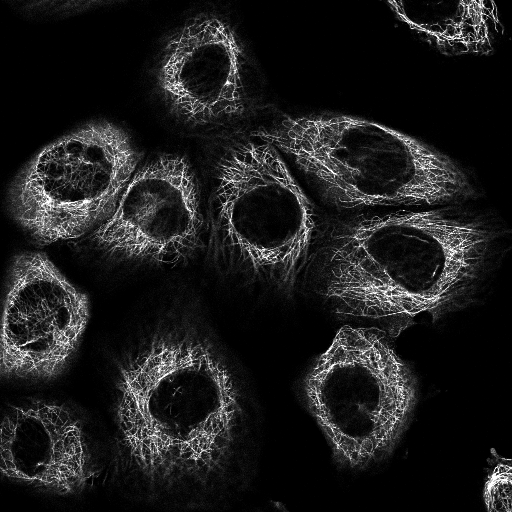
#> input picture images/Test-image-1_red.png, 512 x 512 px; its folder holds 3 pictures in this run
$ jupyter execute --allow-errors cell-segmentation.ipynb
#> lines starting #> are read from the running program, lines starting #| are printed output that depends on the picture; after the words box and inside, x2 and y2 are one past the last pixel; in counts of white or black regions, pixels touching at a corner belong together; pictures that were not available may be replaced by others from this repository, and a replacement may not be noted
[cell 1]
import numpy as np
import cv2
import matplotlib.pyplot as plt

[cell 2]
# [51 lines left out: functions _expandRect, _NCratio, not called in this run]


def binarizeImage(img, filter_size=8):
    """Binarizes the image based on OTSU:
            (1) Image is first passed through a Gaussian filter,
            (2) then thresholded with the OTSU thresholding

    Outputs a binarized version of the original image
    """

    binary_image = np.empty(img.shape)
    for i in range(img.shape[-1]):
        image_blurred = cv2.GaussianBlur(img[:,:,i], (11,11), 0)
        threshold,_   = cv2.threshold(image_blurred, 0, 255, cv2.THRESH_BINARY+cv2.THRESH_OTSU)
        binary_image[:,:,i] = (image_blurred > threshold)

    return binary_image

def cellCropping(binary_image, image, only_whole_nuclei=True, box_size_window=(30,90)):
    """This function generates cropped images
    together with the helper functions above.

    Inputs:
        Binary image (4-D)
        Original image (4-D)
        only_whole_nuclei (which should be True)
        box_size_window (min width/height and max width/height in a tuple)
    Outputs:
        List of cropped images
    """

    binary_blue = binary_image[:,:,2].astype('uint8')

    contours = cv2.findContours(binary_blue, cv2.RETR_LIST, cv2.CHAIN_APPROX_SIMPLE)

    cropped_images = []
    for contour in contours[1]:
        # obtaining the bounding rectangle
        rect = cv2.boundingRect(contour)
        x, y, w, h = rect

        if box_size_window:
            if box_size_window[0] > max(h, w) or box_size_window[1] < min(h, w): continue

        # root squared is used below because the variable 'box_size'
        # should be the side (thus a scalar) of the rect.
        box_size = max(w, h)*np.sqrt(_NCratio(binary_image))

        if only_whole_nuclei == True:
            if all( [x != 0, y != 0, x+w < binary_blue.shape[0], y+h < binary_blue.shape[1]] ):
                w_neg, w_pos, h_neg, h_pos = _expandRect(binary_blue, rect, expand_size=int(box_size))
            else: continue
        else:
            w_neg, w_pos, h_neg, h_pos = _expandRect(binary_blue, rect, expand_size=int(box_size))

        # Make sure that the cropped image is actually the box size we want before we append it.
        if ((y+h+h_pos)-(y-h_neg), (x+w+w_pos)-(x-w_neg)) == (int(box_size), int(box_size)):
            cropped_images.append(image[y-h_neg:y+h+h_pos, x-w_neg:x+w+w_pos, :])

    return cropped_images


image_name = "Test-image-1"
# image_name = "Test-image-2"
# image_name = "Test-image-3"

red     = cv2.imread("images/{}_red.png".format(image_name), 0)
#> red is the input picture: shape (512, 512); min 0, max 255, mean 28.4
blue    = cv2.imread("images/{}_blue.png".format(image_name), 0)
green   = cv2.imread("images/{}_green.png".format(image_name), 0)
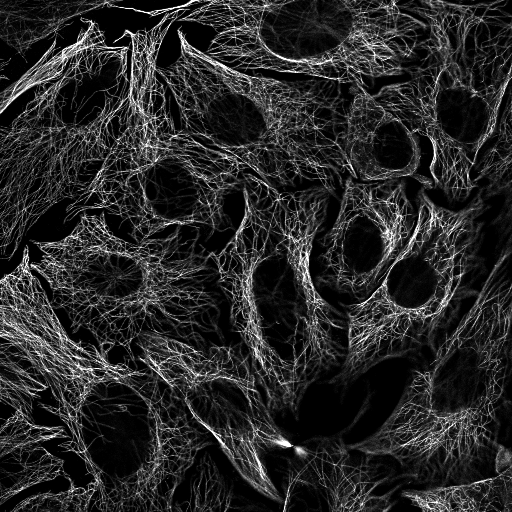
#> input picture images/Test-image-2_red.png, 512 x 512 px, given in place of Test-image-1_green.png, which was not available
#> green is the input picture: shape (512, 512); min 0, max 255, mean 39.4
yellow  = cv2.imread("images/{}_yellow.png".format(image_name), 0)
RGBY_image = np.dstack((red, green, blue, yellow))
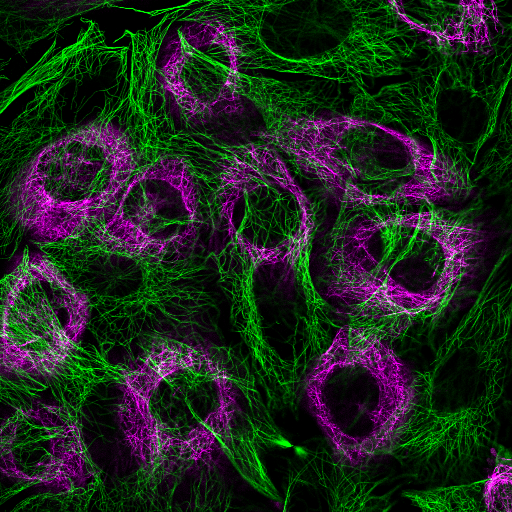
#> RGBY_image: shape (512, 512, 4); mean of channels 0, 1, 2, 3 28.4, 39.4, 28.4, 39.4; drawn as B, G, R

binary_image   = binarizeImage(RGBY_image)
#> the loop in binarizeImage, `for i in range(img.shape[-1]):` made 4 passes
#> threshold on passes 1 to 4: 48, 47, 48, 47
#> pass 1, in binarizeImage, `image_blurred = cv2.GaussianBlur(img[:,:,i], (11,11), 0)`:
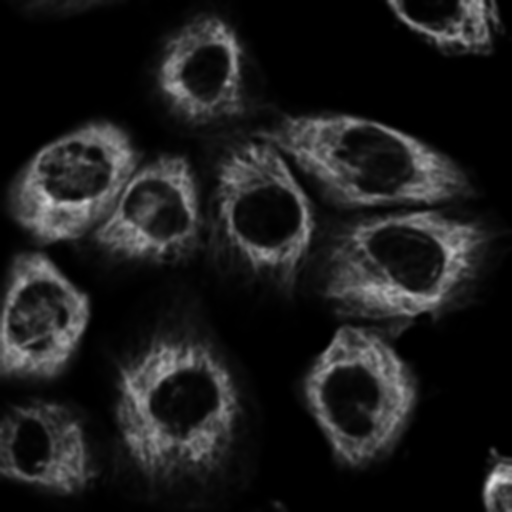
#> image_blurred: shape (512, 512); min 0, max 226, mean 28.3
#> pass 2, in binarizeImage, `image_blurred = cv2.GaussianBlur(img[:,:,i], (11,11), 0)`:
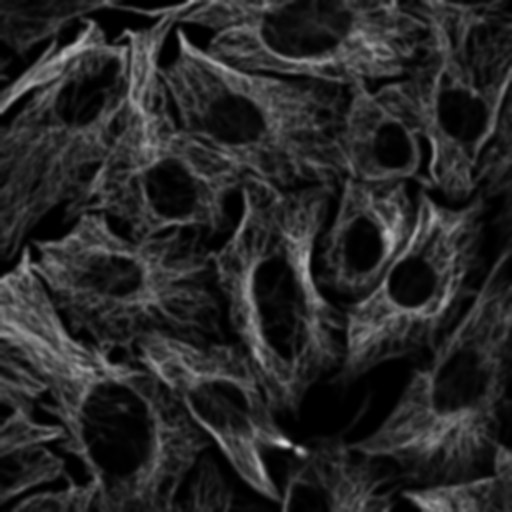
#> image_blurred: shape (512, 512); min 0, max 223, mean 39.4
#> after the loop in binarizeImage, `for i in range(img.shape[-1]):`:
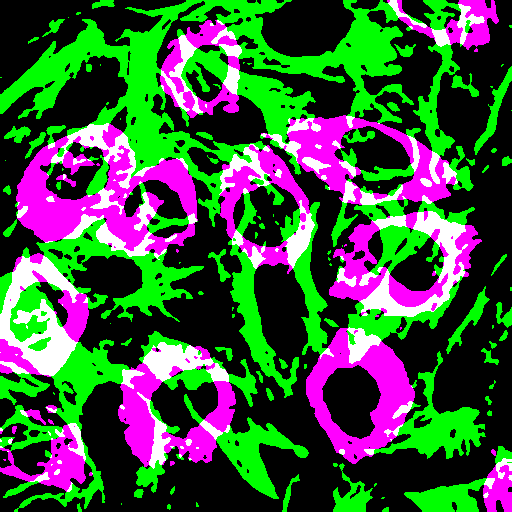
#> binary_image: shape (512, 512, 4) float64; mean of channels 0, 1, 2, 3 0.239, 0.341, 0.239, 0.341; drawn as B, G, R
#> (the rest of this cell did not finish here and is left out)

#> in cellCropping, `binary_blue = binary_image[:,:,2].astype('uint8')`:
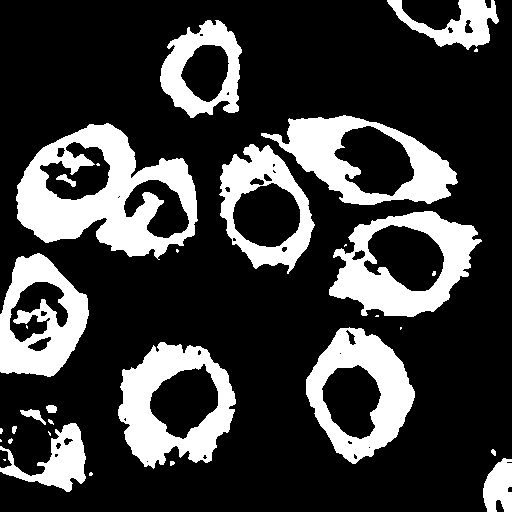
#> binary_blue: shape (512, 512); values 0 (black) and 1 (white), 23.9% white; 32 white regions (13 under 20 px)
#> in cellCropping, `contours = cv2.findContours(binary_blue, cv2.RETR_LIST, cv2.CHAIN_APPR..`: contours = 70 contours, 33 with area under 20; largest, box (x1, y1, x2, y2) and area: (16, 123, 198, 260) 16319, (329, 211, 482, 317) 10872, (118, 342, 236, 469) 10573, (261, 115, 458, 205) 10450, (306, 327, 415, 464) 9824
#> the loop in cellCropping, `for contour in contours[1]:` made 1 pass
#> after the loop in cellCropping, `for contour in contours[1]:`: cropped_images = []
print("{} Images were cropped from the original image".format(len(cropped_images)))
